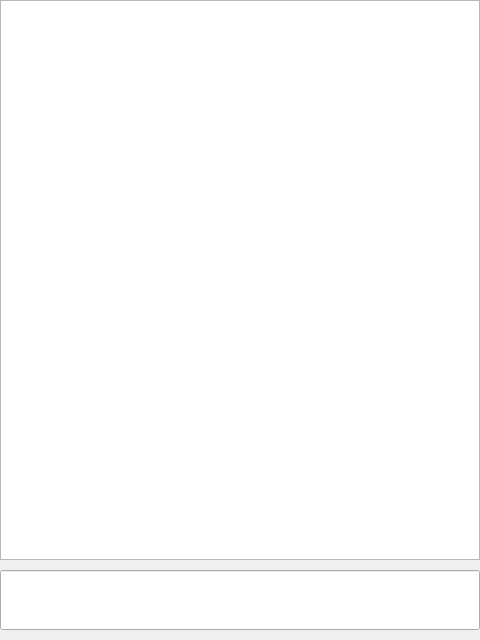
<?xml version="1.0" encoding="UTF-8"?>
<ui version="4.0">
 <class>Dialog</class>
 <widget class="QDialog" name="Dialog">
  <property name="geometry">
   <rect>
    <x>0</x>
    <y>0</y>
    <width>480</width>
    <height>640</height>
   </rect>
  </property>
  <property name="windowTitle">
   <string>Chat</string>
  </property>
  <widget class="QTextEdit" name="ChatTextEdit">
   <property name="geometry">
    <rect>
     <x>0</x>
     <y>0</y>
     <width>480</width>
     <height>560</height>
    </rect>
   </property>
   <property name="focusPolicy">
    <enum>Qt::NoFocus</enum>
   </property>
   <property name="undoRedoEnabled">
    <bool>false</bool>
   </property>
   <property name="readOnly">
    <bool>true</bool>
   </property>
  </widget>
  <widget class="QLineEdit" name="MessageLineEdit">
   <property name="geometry">
    <rect>
     <x>0</x>
     <y>570</y>
     <width>480</width>
     <height>60</height>
    </rect>
   </property>
  </widget>
 </widget>
 <resources/>
 <connections/>
</ui>
